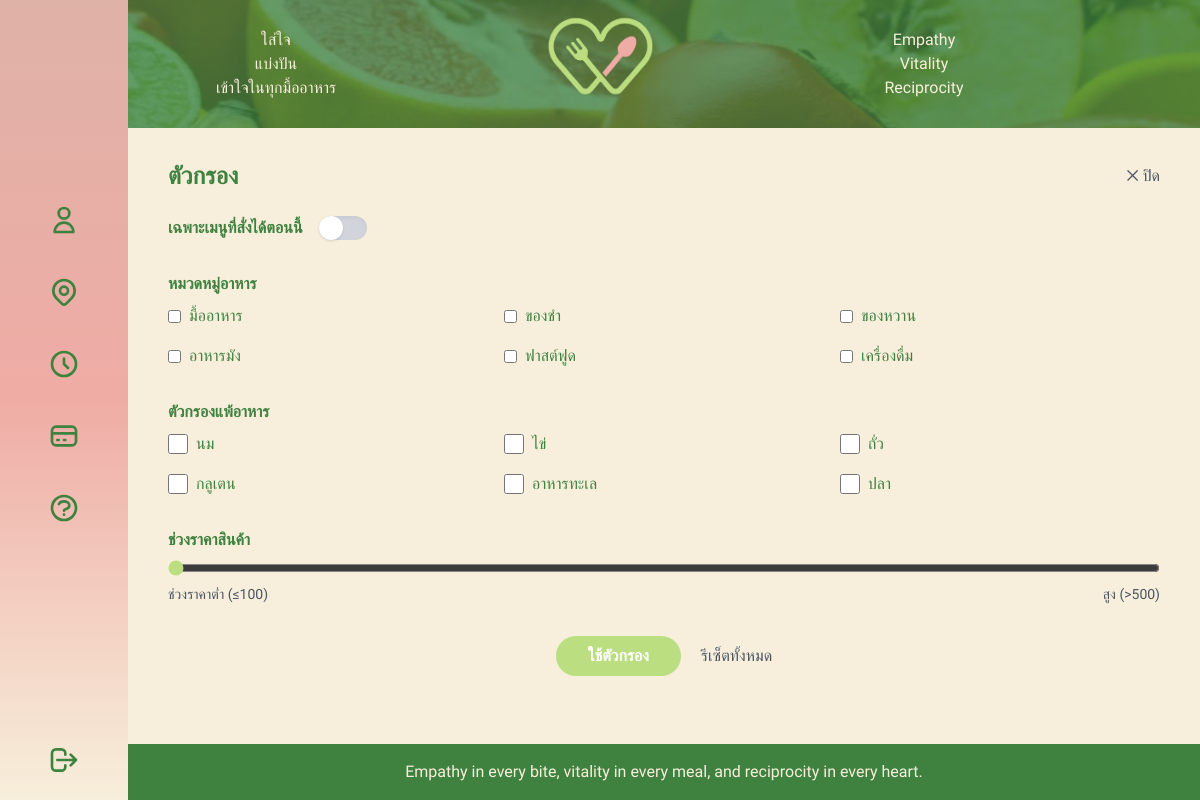
/filter/, run on the app's committed database.
### myapp/models.py (models this page shows, shortened)
class Category(models.Model):
    name         = models.SlugField("รหัสหมวด", max_length=50, unique=True)
    display_name = models.CharField("ชื่อหมวด", max_length=100)
    image        = models.ImageField("รูปหมวด", upload_to='categories/', blank=True)
    class Meta:
        verbose_name        = "หมวดหมู่อาหาร"
        verbose_name_plural = "หมวดหมู่อาหาร"

### myapp/views.py (the view)
# urls.py: path('filter/', views.filter_view, name='filter'),
def filter_view(request):
    allergy_list = ['ถั่ว', 'นม', 'ไข่', 'อาหารทะเล', 'กลูเตน']
    categories = Category.objects.all()
    return render(request, 'filter.html', {
        'categories': categories,
        'allergy_list': allergy_list,
    })

### myapp/templates/filter.html (shortened to what this page needs)
{% extends 'base.html' %}
{% load static %}
{% block content %}
<div class="container mx-auto px-4 py-8">
  <div class="flex items-center justify-between mb-6">
    <h1 class="text-2xl font-bold">ตัวกรอง</h1>
    <a href="javascript:history.back()" class="text-gray-600 hover:text-gray-800">✕ ปิด</a>
  </div>
  <form method="get" action="{% url 'product_filter' %}" class="space-y-8">
    <div>
      <label class="flex items-center space-x-4">
        <span class="font-semibold">เฉพาะเมนูที่สั่งได้ตอนนี้</span>
        <div class="toggle-slot w-12 h-6 bg-gray-300 rounded-full shadow-inner relative">
          <div class="toggle-button absolute w-6 h-6 bg-white rounded-full shadow inset-y-0 left-0"></div>
        </div>
      </label>
    </div>
    <div>
      <h2 class="font-semibold mb-2">หมวดหมู่อาหาร</h2>
      <div class="grid grid-cols-2 sm:grid-cols-3 gap-4">
        {% for cat in categories %}
          <label class="flex items-center space-x-2">
            <input type="checkbox" name="category" value="{{ cat.name }}" class="form-checkbox text-[#bade80]">
            <span>{{ cat.display_name }}</span>
          </label>
        {% endfor %}
      </div>
    </div>
    <div>
      <h2 class="font-semibold mb-2">ตัวกรองแพ้อาหาร</h2>
      <div class="grid grid-cols-2 sm:grid-cols-3 gap-4">
        <label class="flex items-center space-x-2">
          <input type="checkbox" name="no_milk" value="1" class="form-checkbox h-5 w-5 text-[#bade80] border-[#bade80]">
          <span>นม</span>
        </label>
        <label class="flex items-center space-x-2">
          <input type="checkbox" name="no_egg" value="1" class="form-checkbox h-5 w-5 text-[#bade80] border-[#bade80]">
          <span>ไข่</span>
        </label>
        <label class="flex items-center space-x-2">
          <input type="checkbox" name="no_peanut" value="1" class="form-checkbox h-5 w-5 text-[#bade80] border-[#bade80]">
          <span>ถั่ว</span>
        </label>
        <label class="flex items-center space-x-2">
          <input type="checkbox" name="no_gluten" value="1" class="form-checkbox h-5 w-5 text-[#bade80] border-[#bade80]">
          <span>กลูเตน</span>
        </label>
        <label class="flex items-center space-x-2">
          <input type="checkbox" name="no_seafood" value="1" class="form-checkbox h-5 w-5 text-[#bade80] border-[#bade80]">
          <span>อาหารทะเล</span>
        </label>
        <label class="flex items-center space-x-2">
          <input type="checkbox" name="no_fish" value="1" class="form-checkbox h-5 w-5 text-[#bade80] border-[#bade80]">
          <span>ปลา</span>
        </label>
      </div>
    </div>
    <div>
      <h2 class="font-semibold mb-2">ช่วงราคาสินค้า</h2>
      <div class="flex flex-col space-y-2">
        <input id="priceRange" type="range" name="price" min="0" max="2" step="1" value="0" class="w-full accent-[#bade80]">
        <div class="flex justify-between text-sm text-gray-600">
          <span id="priceValue">ช่วงราคาต่ำ (≤100)</span>
          <span>สูง (>500)</span>
        </div>
      </div>
    </div>
    <div class="text-center mt-8">
      <button type="submit" class="bg-[#bade80] hover:bg-[#a8d266] text-white font-semibold py-2 px-8 rounded-full transition">
        ใช้ตัวกรอง
      </button>
      <a href="{% url 'home' %}" class="ml-4 text-gray-600 hover:underline">
        รีเซ็ตทั้งหมด
      </a>
    </div>
  </form>
</div>
{% endblock %}

### myapp/templates/base.html (style rules this page uses)
body { font-family:'Prompt','Montserrat',sans-serif; }

### myapp/templates/filter.html (style rules this page uses)
.toggle-slot { transition: background 0.3s ease; }
.toggle-button { transition: transform 0.3s ease; }

### data on the page
Category: display_name "มื้ออาหาร"
Category: display_name "ของชำ"
Category: display_name "ของหวาน"
Category: display_name "อาหารมัง"
Category: display_name "ฟาสต์ฟูด"
Category: display_name "เครื่องดื่ม"
